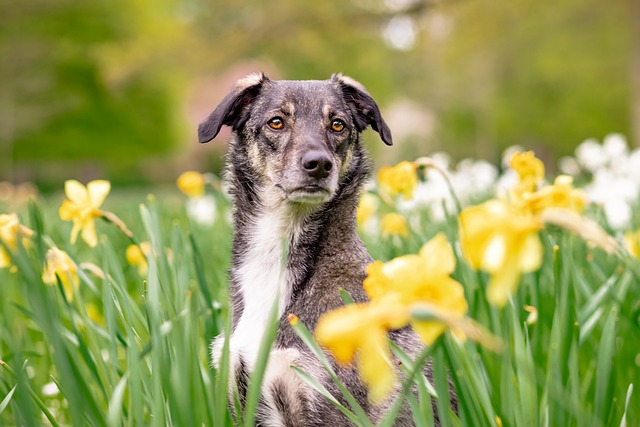
#> input picture 03OpenCV图像处理/images/image.jpg, 640 x 427 px
$ jupyter execute histogram.ipynb
#> lines starting #> are read from the running program, lines starting #| are printed output that depends on the picture
# 直方图

- 导入相关库

[cell 1]
import numpy as np
import cv2 as cv
import zhplot
import matplotlib.pyplot as plt

zhplot.matplotlib_chineseize()
#> (this line was passed over: zhplot is not available in this run)

- 展示原图

[cell 2]
image = cv.imread('./images/image.jpg')
#> image is the input picture: shape (427, 640, 3); mean B, G, R 88.2, 154.9, 150.3
plt.title('原图')
plt.imshow(image[:, :, ::-1])

## 灰度直方图

[cell 3]
hist = cv.calcHist([image], [0], None, [256], [0, 256])
#> hist = 256 values, max 8493 at index 0, min 74 at index 254, mean 1067.5
plt.figure(figsize=(10, 8))
plt.title('B 通道灰度直方图')
plt.plot(hist)
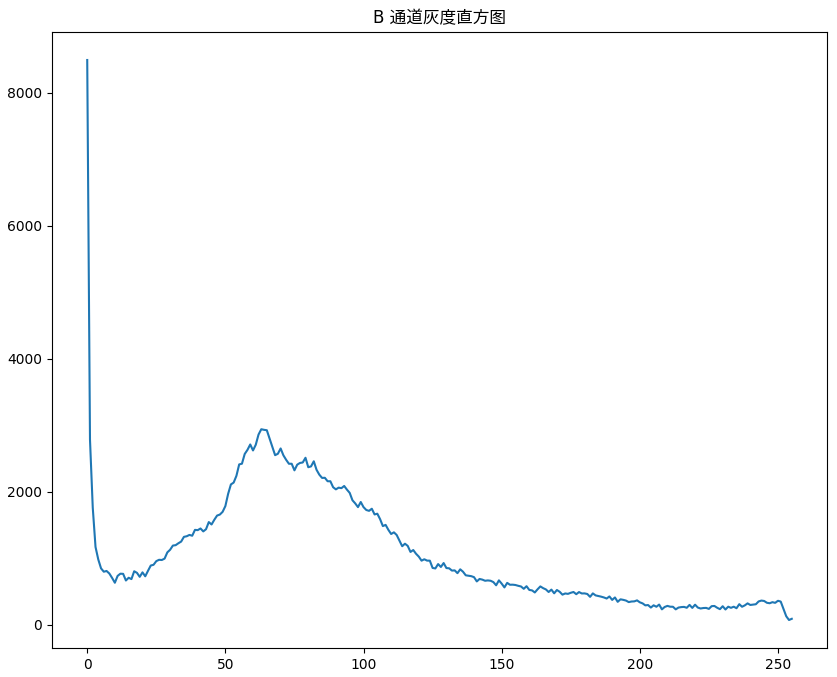
#> figure drawn by matplotlib, 1 panel; curve peaks at x = 0, y = 8493

## 掩膜的应用

[cell 4]
# 创建掩膜
mask = np.zeros(image.shape[:2], np.uint8)
mask[70:210, 195:395] = 1
plt.title('掩膜')
plt.imshow(mask, cmap='gray')
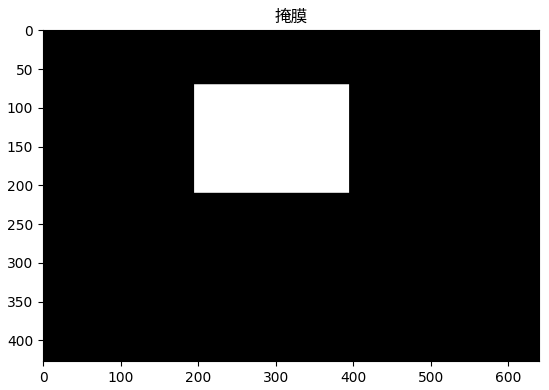
#> figure drawn by matplotlib, 1 panel

[cell 5]
mask_image = cv.bitwise_and(image, image, mask=mask)
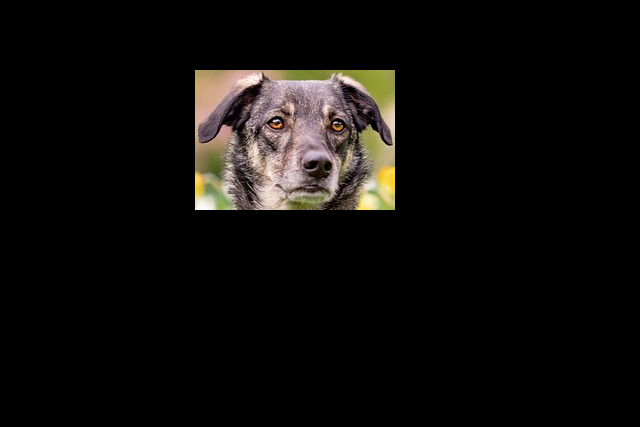
#> mask_image: shape (427, 640, 3); mean B, G, R 11, 13, 14.8
plt.title('图像掩膜')
plt.imshow(mask_image, cmap='gray')

[cell 6]
hist = cv.calcHist([image], [0], mask, [256], [0, 256])
#> hist = 256 values, max 563 at index 0, min 0 at index 251, mean 109.4
plt.figure(figsize=(10, 8))
plt.title('图像掩膜后 B 通道灰度直方图')
plt.plot(hist)
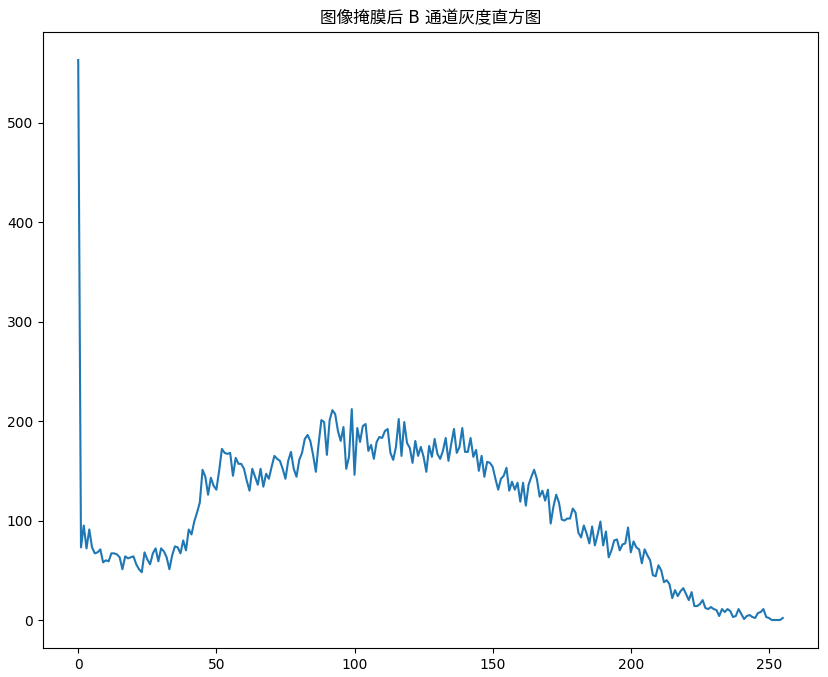
#> figure drawn by matplotlib, 1 panel; curve peaks at x = 0, y = 563

## 直方图均衡化

[cell 7]
image = cv.imread('./images/image.jpg', cv.IMREAD_GRAYSCALE)
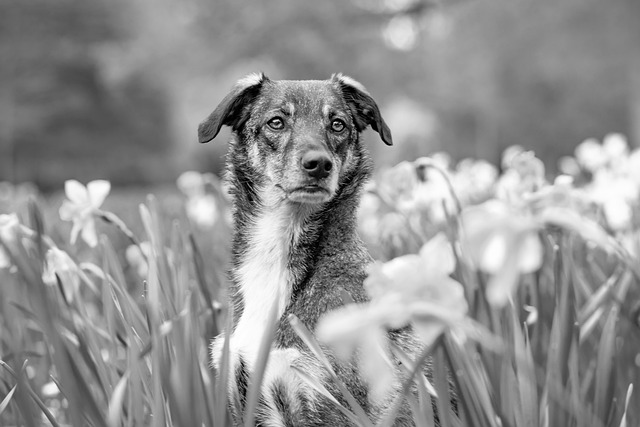
#> image: shape (427, 640); min 0, max 255, mean 145.9
plt.title('灰度原图')
plt.imshow(image, cmap='gray')

[cell 8]
res = cv.equalizeHist(image)
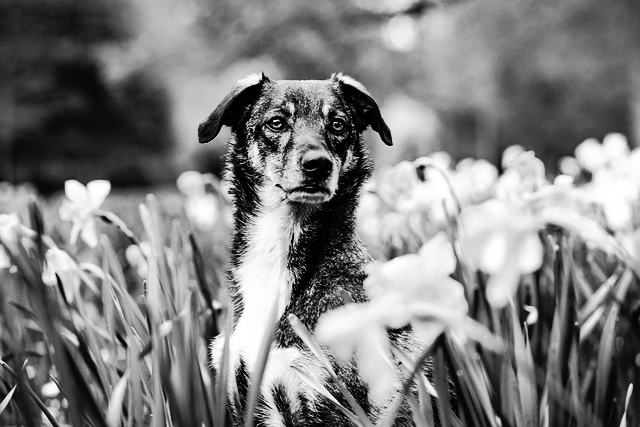
#> res: shape (427, 640); min 0, max 255, mean 128.1
plt.title('直方图均衡化')
plt.imshow(res, cmap='gray')

## 自适应的直方图均衡化

[cell 9]
cl = cv.createCLAHE(40, (8, 8))
res = cl.apply(image)
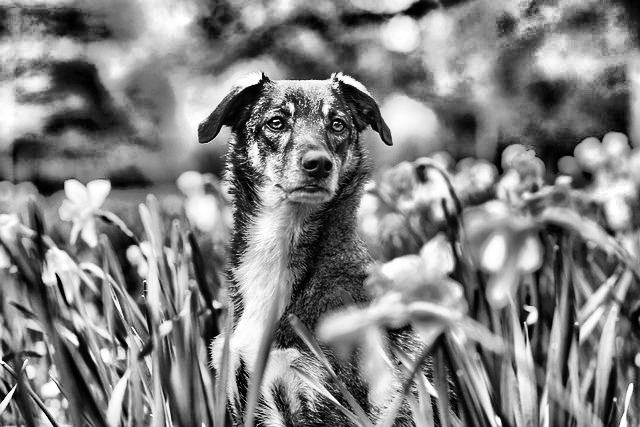
#> res: shape (427, 640); min 0, max 255, mean 130
plt.title('自适应的直方图均衡化')
plt.imshow(res, cmap='gray')
